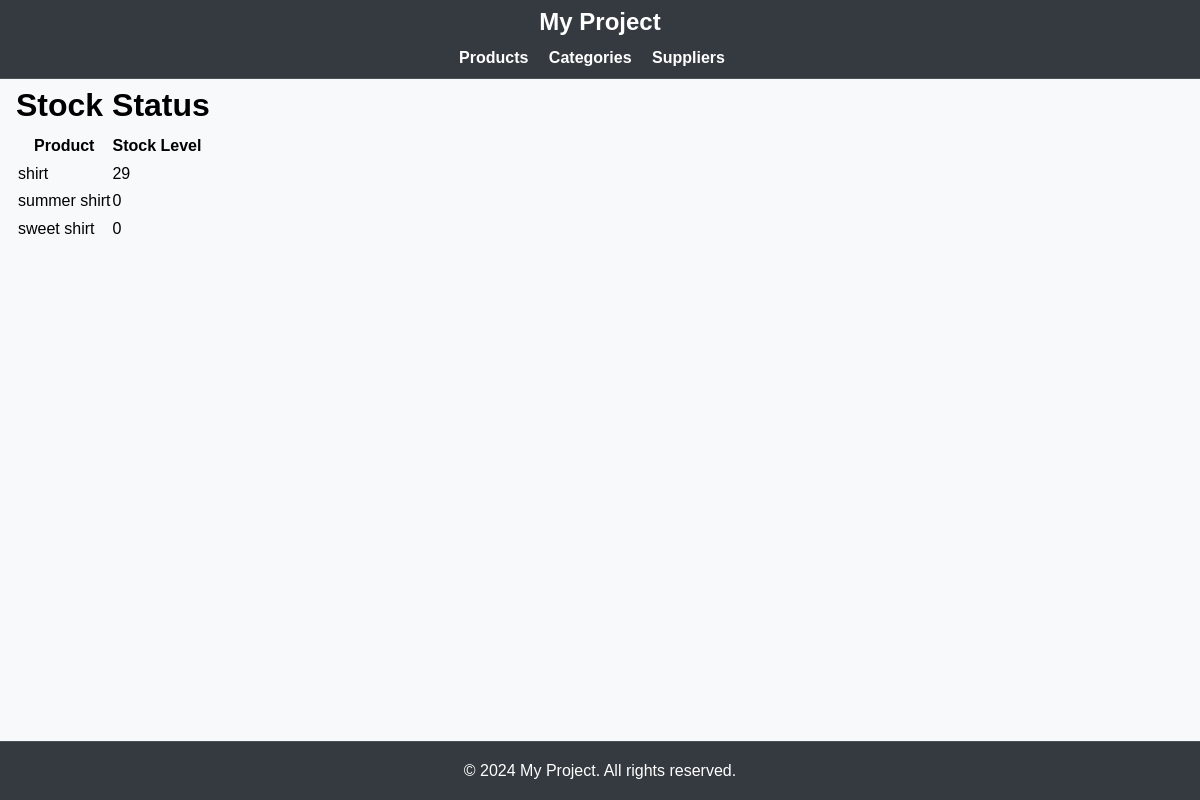
The page /stock/status/ on the database as committed earlier.
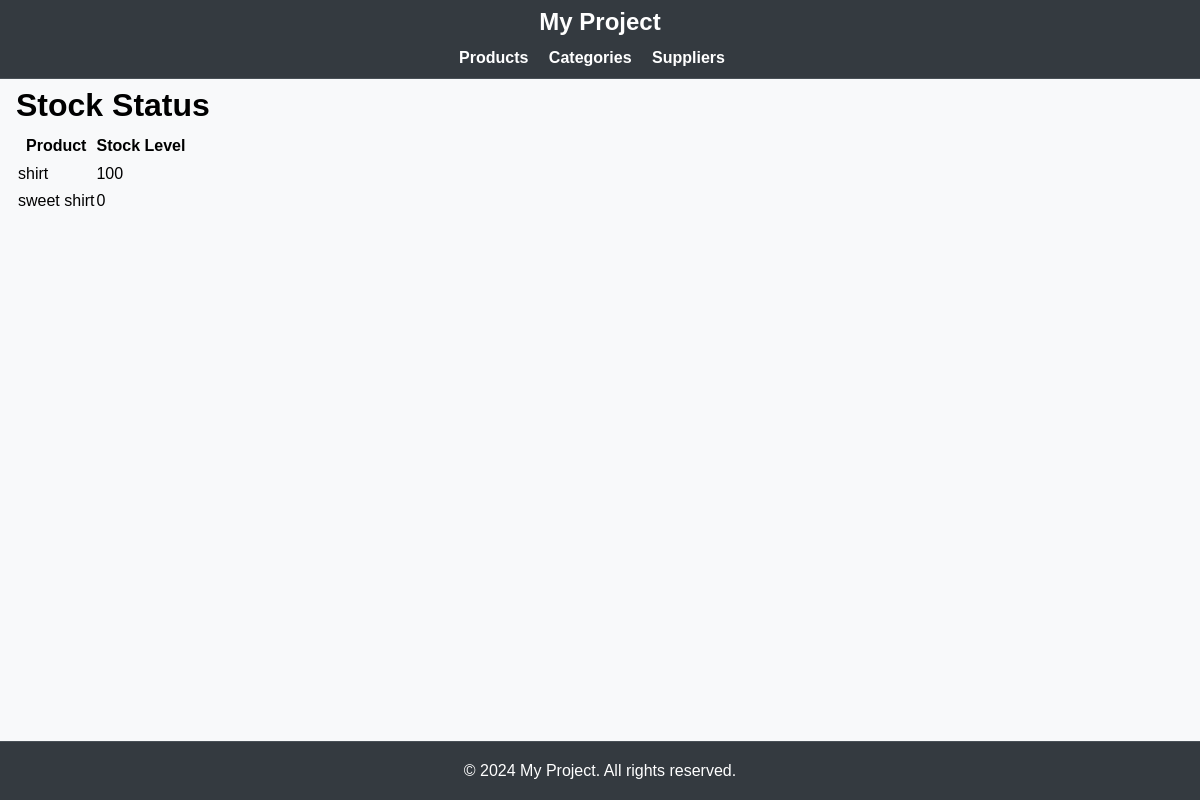
The same page on the database as committed later.
### inventory/models.py (models this page shows, shortened)
class Product(models.Model):
    name = models.CharField(max_length=100)
    description = models.TextField()
    price = models.DecimalField(max_digits=10, decimal_places=2)
    category = models.ForeignKey(Category, on_delete=models.CASCADE, related_name='products')
    suppliers = models.ManyToManyField(Supplier, related_name='products')
    image = models.ImageField(upload_to='product_images/', null=True, blank=True)
    def get_stock_level(self):
        return self.stock_entries.aggregate(total_stock=models.Sum('quantity'))['total_stock'] or 0

### inventory/views.py (the view)
# urls.py: path('stock/status/', views.stock_status, name='stock_status'),
def stock_status(request):
    products = Product.objects.all()
    return render(request, 'inventory/stock_status.html', {'products': products})

### inventory/templates/inventory/stock_status.html
{% extends "base.html" %}
{% block content %}
<h1>Stock Status</h1>
<table>
    <thead>
        <tr>
            <th>Product</th>
            <th>Stock Level</th>
        </tr>
    </thead>
    <tbody>
        {% for product in products %}
        <tr>
            <td>{{ product.name }}</td>
            <td>{{ product.get_stock_level }}</td>
        </tr>
        {% empty %}
        <tr>
            <td colspan="2">No stock status available.</td>
        </tr>
        {% endfor %}
    </tbody>
</table>
{% endblock %}

Rows that differ between the two databases and show on the page:
removed Product: name "summer shirt", get_stock_level "0"
computed for Product "shirt": get_stock_level "29" → "100"
